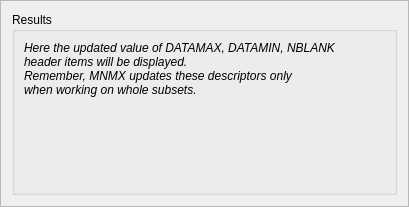
<?xml version="1.0" encoding="UTF-8"?>
<ui version="4.0">
 <class>mnmx</class>
 <widget class="QFrame" name="mnmx">
  <property name="geometry">
   <rect>
    <x>0</x>
    <y>0</y>
    <width>409</width>
    <height>207</height>
   </rect>
  </property>
  <property name="windowTitle">
   <string>Frame</string>
  </property>
  <property name="frameShape">
   <enum>QFrame::StyledPanel</enum>
  </property>
  <property name="frameShadow">
   <enum>QFrame::Raised</enum>
  </property>
  <layout class="QVBoxLayout" name="verticalLayout">
   <item>
    <widget class="QGroupBox" name="groupBox">
     <property name="title">
      <string>Results</string>
     </property>
     <layout class="QVBoxLayout" name="verticalLayout_2">
      <item>
       <widget class="QLabel" name="label">
        <property name="text">
         <string>&lt;!DOCTYPE HTML PUBLIC &quot;-//W3C//DTD HTML 4.0//EN&quot; &quot;http://www.w3.org/TR/REC-html40/strict.dtd&quot;&gt;
&lt;html&gt;&lt;head&gt;&lt;meta name=&quot;qrichtext&quot; content=&quot;1&quot; /&gt;&lt;style type=&quot;text/css&quot;&gt;
p, li { white-space: pre-wrap; }
&lt;/style&gt;&lt;/head&gt;&lt;body style=&quot; font-family:'Sans'; font-size:10pt; font-weight:400; font-style:normal;&quot;&gt;
&lt;p style=&quot; margin-top:0px; margin-bottom:0px; margin-left:0px; margin-right:0px; -qt-block-indent:0; text-indent:0px;&quot;&gt;&lt;span style=&quot; font-size:9pt; font-style:italic;&quot;&gt;Here the updated value of DATAMAX, DATAMIN, NBLANK &lt;/span&gt;&lt;/p&gt;
&lt;p style=&quot; margin-top:0px; margin-bottom:0px; margin-left:0px; margin-right:0px; -qt-block-indent:0; text-indent:0px;&quot;&gt;&lt;span style=&quot; font-size:9pt; font-style:italic;&quot;&gt;header items will be displayed. &lt;/span&gt;&lt;/p&gt;
&lt;p style=&quot; margin-top:0px; margin-bottom:0px; margin-left:0px; margin-right:0px; -qt-block-indent:0; text-indent:0px;&quot;&gt;&lt;span style=&quot; font-size:9pt; font-style:italic;&quot;&gt;Remember, MNMX updates these descriptors only &lt;/span&gt;&lt;/p&gt;
&lt;p style=&quot; margin-top:0px; margin-bottom:0px; margin-left:0px; margin-right:0px; -qt-block-indent:0; text-indent:0px;&quot;&gt;&lt;span style=&quot; font-size:9pt; font-style:italic;&quot;&gt;when working on whole subsets.&lt;/span&gt;&lt;/p&gt;&lt;/body&gt;&lt;/html&gt;</string>
        </property>
       </widget>
      </item>
      <item>
       <spacer name="verticalSpacer_2">
        <property name="orientation">
         <enum>Qt::Vertical</enum>
        </property>
        <property name="sizeHint" stdset="0">
         <size>
          <width>20</width>
          <height>40</height>
         </size>
        </property>
       </spacer>
      </item>
      <item>
       <widget class="QLabel" name="resultLabel">
        <property name="text">
         <string/>
        </property>
       </widget>
      </item>
      <item>
       <spacer name="verticalSpacer">
        <property name="orientation">
         <enum>Qt::Vertical</enum>
        </property>
        <property name="sizeHint" stdset="0">
         <size>
          <width>20</width>
          <height>40</height>
         </size>
        </property>
       </spacer>
      </item>
     </layout>
    </widget>
   </item>
  </layout>
 </widget>
 <resources/>
 <connections/>
</ui>
